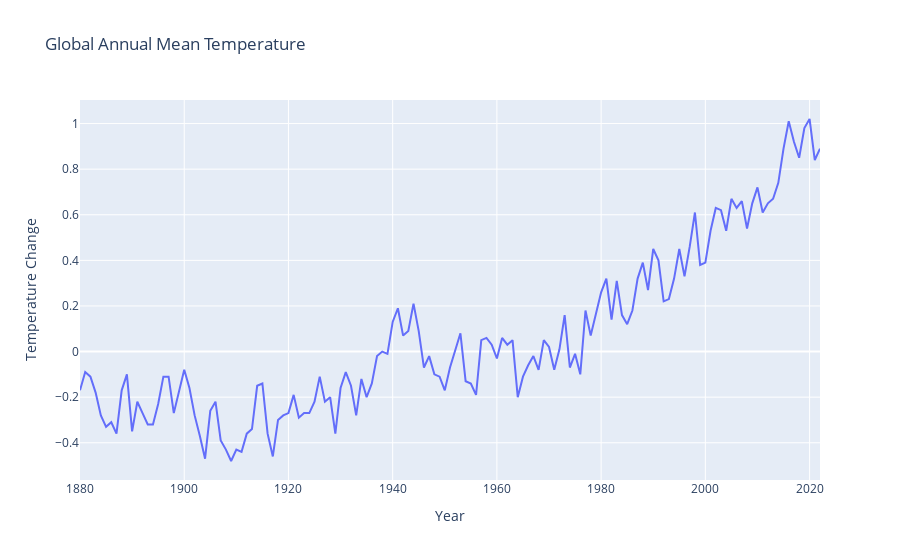

Write notebook code for a chart like this one.
### Code cell
# Visualize the dataframe
plot1 = px.line(global_temperature, x='Year', y='Temperature Change', title='Global Annual Mean Temperature')
plot1.show()

### Figure 1 — Plotly figure (JSON) as saved in the notebook; plotly's stock layout.template omitted (floating-point values rounded to 4 significant figures; data arrays with more than 128 entries replaced by an {"elided": "..."} marker saying what was removed)
{"data": [{"hovertemplate": "Year=%{x}<br>Temperature Change=%{y}<extra></extra>", "legendgroup": "", "line": {"color": "#636efa", "dash": "solid"}, "marker": {"symbol": "circle"}, "mode": "lines", "name": "", "orientation": "v", "showlegend": false, "type": "scatter", "x": {"elided": "143 int values"}, "xaxis": "x", "y": {"elided": "143 float values"}, "yaxis": "y"}], "layout": {"autosize": true, "legend": {"tracegroupgap": 0}, "title": {"text": "Global Annual Mean Temperature"}, "xaxis": {"anchor": "y", "autorange": true, "domain": [0, 1], "range": [1880, 2022], "title": {"text": "Year"}, "type": "linear"}, "yaxis": {"anchor": "x", "autorange": true, "domain": [0, 1], "range": [-0.5633, 1.103], "title": {"text": "Temperature Change"}, "type": "linear"}}}
